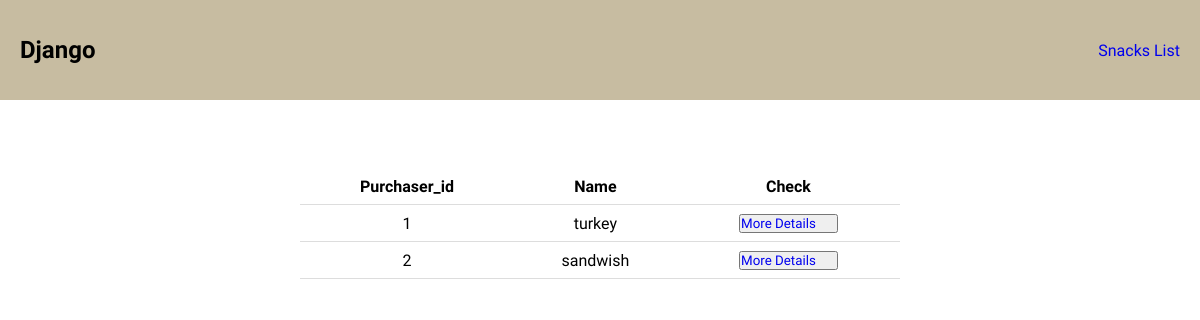
Before: / with the older database file.
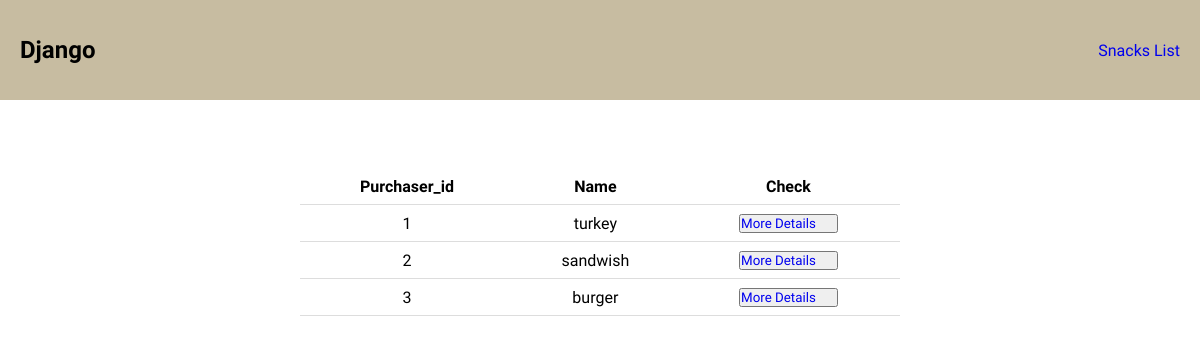
After: the same page with the newer database file.
### snacks/models.py (models this page shows, shortened)
class Snack (models.Model):
    name = models.CharField(max_length=64,help_text='name of snack',default='snack')
    purchaser = models.ForeignKey(get_user_model(),on_delete=models.CASCADE)
    description=models.TextField(default='No disc ...')

### snacks/views.py (the view, shortened to what this page needs)
# urls.py: path('',SnackListView.as_view(),name='snacks_list'),
class SnackListView(ListView):
    template_name = 'snack_list.html'
    model = Snack

### snacks/templates/snack_list.html
{%extends 'base.html'%}
{%block content%}
<br>
<div>
    <table>
    <tr>
      <th>Purchaser_id</th>
      <th>Name</th>
      <th>Check </th>
    </tr>
    {% for i in object_list%}
    <tr>
      <td>{{i.id}}</td>
      <td>{{i.name}}</td>
      <td> <button><a href="{% url 'snack_detail_1' id=i.id %}" >  More Details</a></button></td>
    </tr>
    {%endfor%}
  </table>
</div>
{%endblock content%}

### snacks/templates/base.html (shortened to what this page needs)
<!DOCTYPE html>
<html lang="en">
<head>
    {% load static %}
    <link rel="stylesheet" href="{% static 'css/style.css'%}">
</head>
<body>
    <nav>
        <section>
            <h2>Django</h2>
        </section>
        <section>
            <a href="{%url 'snacks_list'%}">Snacks List</a>
        </section>
    </nav>
    {% block content%}
    {% endblock content%}
</body>
</html>

### snacks/static/css/style.css (style rules this page uses)
* { margin: 0%; padding: 0%; font-family: 'Raleway', sans-serif; }
nav { background-color: #C7BCA1; height: 100px; align-items: center ; display: flex; justify-content: space-between; }
h2 { margin-left: 20px; }
a { text-decoration: none; margin-right: 20px; }
table { border-collapse: collapse; width: 50%; margin: auto; margin-top: 50px; }
th, td { padding: 8px; text-align: left; border-bottom: 1px solid #ddd; text-align: center; }

Changed rows visible on the page:
added Snack: id "3", name "burger"
